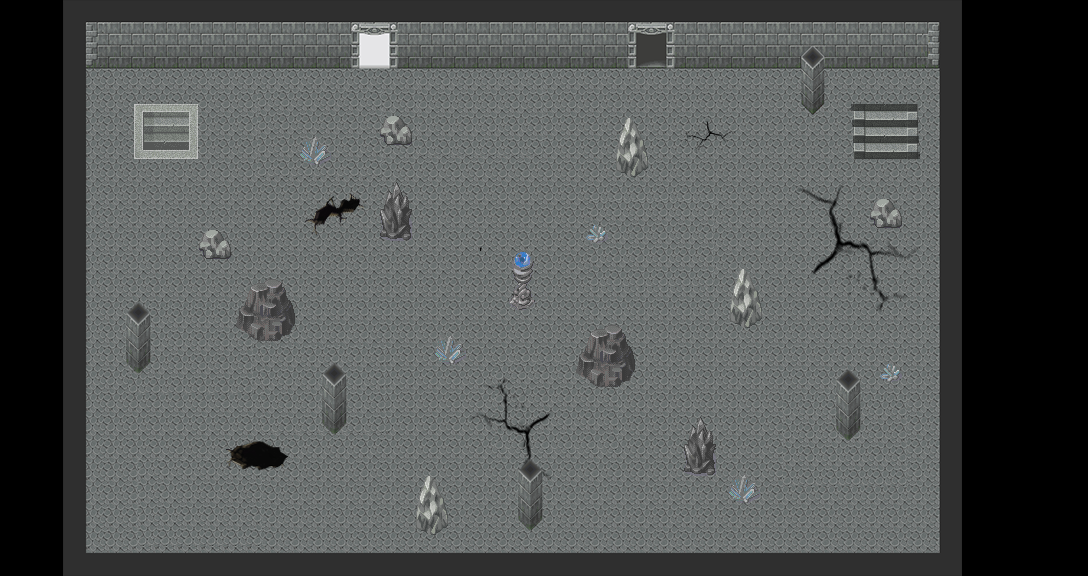

Rendered tile map (Tiled .tmx) drawn with the repository's tilesets; below, a short description and the full map source, tile grids included:
An orthogonal 34x18 tile map with 32x32 px tiles, 2 tile layers (Nivel, Muros Invisibles), 2 tilesets.

<map version="1.2" tiledversion="1.3.4" orientation="orthogonal" renderorder="right-down" width="34" height="18" tilewidth="32" tileheight="32" infinite="0" nextlayerid="5" nextobjectid="1">
 <tileset firstgid="1" source="nivel5.tsx" />
 <tileset firstgid="2" source="nivel5.M.tsx" />
 <layer id="1" name="Nivel" width="34" height="18">
  <data encoding="csv">
0,0,0,0,0,0,0,0,0,0,0,0,0,0,0,0,0,0,0,0,0,0,0,0,0,0,0,0,0,0,0,0,0,0,
0,0,0,0,0,0,0,0,0,0,0,0,0,0,0,0,0,0,0,0,0,0,0,0,0,0,0,0,0,0,0,0,0,0,
0,0,0,0,0,0,0,0,0,0,0,0,0,0,0,0,0,0,0,0,0,0,0,0,0,0,0,0,0,0,0,0,0,0,
0,0,0,0,0,0,0,0,0,0,0,0,0,0,0,0,0,0,0,0,0,0,0,0,0,0,0,0,0,0,0,0,0,0,
0,0,0,0,0,0,0,0,0,0,0,0,0,0,0,0,0,0,0,0,0,0,0,0,0,0,0,0,0,0,0,0,0,0,
0,0,0,0,0,0,0,0,0,0,0,0,0,0,0,0,0,0,0,0,0,0,0,0,0,0,0,0,0,0,0,0,0,0,
0,0,0,0,0,0,0,0,0,0,0,0,0,0,0,0,0,0,0,0,0,0,0,0,0,0,0,0,0,0,0,0,0,0,
0,0,0,0,0,0,0,0,0,0,0,0,0,0,0,0,0,0,0,0,0,0,0,0,0,0,0,0,0,0,0,0,0,0,
0,0,0,0,0,0,0,0,0,0,0,0,0,0,0,0,0,0,0,0,0,0,0,0,0,0,0,0,0,0,0,0,0,0,
0,0,0,0,0,0,0,0,0,0,0,0,0,0,0,0,0,0,0,0,0,0,0,0,0,0,0,0,0,0,0,0,0,0,
0,0,0,0,0,0,0,0,0,0,0,0,0,0,0,0,0,0,0,0,0,0,0,0,0,0,0,0,0,0,0,0,0,0,
0,0,0,0,0,0,0,0,0,0,0,0,0,0,0,0,0,0,0,0,0,0,0,0,0,0,0,0,0,0,0,0,0,0,
0,0,0,0,0,0,0,0,0,0,0,0,0,0,0,0,0,0,0,0,0,0,0,0,0,0,0,0,0,0,0,0,0,0,
0,0,0,0,0,0,0,0,0,0,0,0,0,0,0,0,0,0,0,0,0,0,0,0,0,0,0,0,0,0,0,0,0,0,
0,0,0,0,0,0,0,0,0,0,0,0,0,0,0,0,0,0,0,0,0,0,0,0,0,0,0,0,0,0,0,0,0,0,
0,0,0,0,0,0,0,0,0,0,0,0,0,0,0,0,0,0,0,0,0,0,0,0,0,0,0,0,0,0,0,0,0,0,
0,0,0,0,0,0,0,0,0,0,0,0,0,0,0,0,0,0,0,0,0,0,0,0,0,0,0,0,0,0,0,0,0,0,
1,0,0,0,0,0,0,0,0,0,0,0,0,0,0,0,0,0,0,0,0,0,0,0,0,0,0,0,0,0,0,0,0,0
</data>
 </layer>
 <layer id="4" name="Muros Invisibles" width="34" height="18">
  <data encoding="csv">
0,0,4,5,6,7,8,9,10,11,12,13,14,15,16,17,18,19,20,21,22,23,24,25,26,27,28,29,30,31,0,0,0,0,
0,0,36,37,0,0,0,0,0,0,0,0,0,0,0,0,0,0,0,0,0,0,0,0,0,59,0,0,0,63,0,0,0,0,
0,0,68,69,0,0,0,0,0,0,0,0,0,0,0,0,0,0,0,0,0,0,0,0,0,91,92,93,94,95,0,0,0,0,
0,0,100,101,0,0,104,0,0,0,0,0,110,0,0,0,0,0,0,117,0,0,0,0,0,123,124,0,126,127,0,0,0,0,
0,0,132,133,0,0,136,0,0,139,0,0,142,0,0,0,0,0,0,149,0,0,0,0,0,0,0,0,158,159,0,0,0,0,
0,0,164,165,166,167,168,0,0,0,0,0,0,0,0,0,0,0,0,181,0,0,0,0,0,0,0,0,0,191,0,0,0,0,
0,0,196,0,0,0,0,0,0,203,204,0,206,0,0,0,0,0,0,0,0,0,0,0,0,0,0,221,0,223,0,0,0,0,
0,0,228,0,0,0,232,0,0,0,0,0,238,0,0,0,0,0,244,0,0,0,0,0,0,0,0,0,0,255,0,0,0,0,
0,0,260,0,0,0,0,0,0,0,0,0,0,0,0,0,274,0,0,0,0,0,0,281,0,0,0,0,0,287,0,0,0,0,
0,0,292,0,0,0,0,297,298,0,0,0,0,0,0,0,306,0,0,0,0,0,0,313,0,0,0,0,0,319,0,0,0,0,
0,0,324,0,326,0,0,329,330,0,0,0,0,0,0,0,0,0,340,341,0,0,0,0,0,0,0,0,0,351,0,0,0,0,
0,0,356,0,358,0,0,0,0,0,364,0,0,0,0,0,0,0,372,373,0,0,0,0,0,0,380,381,0,383,0,0,0,0,
0,0,388,0,0,0,0,0,0,0,396,0,0,0,0,0,0,0,0,0,0,0,0,0,0,0,412,0,0,415,0,0,0,0,
0,0,420,0,0,0,0,0,0,0,428,0,0,0,0,0,434,0,0,0,0,439,0,0,0,0,444,0,0,447,0,0,0,0,
0,0,452,0,0,0,0,457,458,0,0,0,0,0,0,0,466,0,0,0,0,471,0,0,0,0,0,0,0,479,0,0,0,0,
0,0,484,0,0,0,0,0,0,0,0,0,0,495,0,0,498,0,0,0,0,0,0,505,0,0,0,0,0,511,0,0,0,0,
0,0,516,0,0,0,0,0,0,0,0,0,0,527,0,0,530,0,0,0,0,0,0,0,0,0,0,0,0,543,0,0,0,0,
0,0,548,549,550,551,552,553,554,555,556,557,558,559,560,561,562,563,564,565,566,567,568,569,570,571,572,573,574,575,0,0,0,0
</data>
 </layer>
</map>
